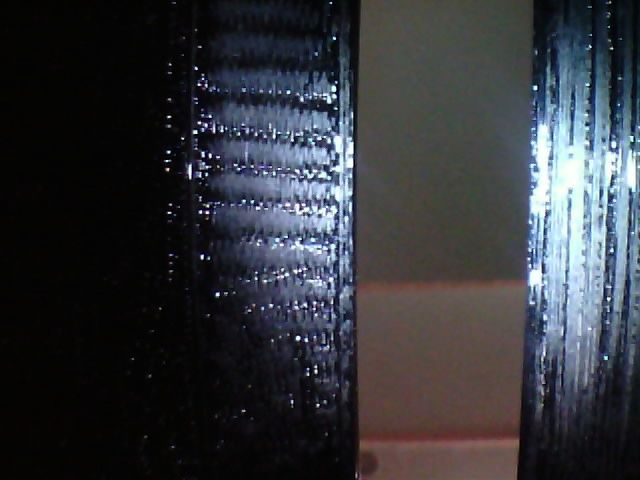
#> input picture src/captured_images/debug_original_20250106_011834.jpg, 640 x 480 px
$ python -i skeleton_converter.py   (imports and definitions only)
#> lines starting #> are read from the running program, lines starting #| are printed output that depends on the picture
import cv2
import numpy as np
import matplotlib.pyplot as plt

class SkeletonConverter:
    def __init__(self):
        self.kernel = np.ones((3, 3), np.uint8)

    def convert_to_skeleton(self, image):
        """
        Convert an image to its skeletal form.

        Args:
            image: numpy array of grayscale image

        Returns:
            skeleton: numpy array of skeletonized image
        """
        # Convert to binary if not already
        _, binary_image = cv2.threshold(image, 127, 255, cv2.THRESH_BINARY)

        # Create empty skeleton
        skeleton = np.zeros_like(binary_image)

        # Iterative skeletonization
        while True:
            eroded = cv2.erode(binary_image, self.kernel)
            dilated = cv2.dilate(eroded, self.kernel)
            skeleton_part = cv2.subtract(binary_image, dilated)
            skeleton = cv2.bitwise_or(skeleton, skeleton_part)
            binary_image = eroded

            if cv2.countNonZero(binary_image) == 0:
                break

        return skeleton

    def save_comparison(self, original, skeleton, output_path):
        """
        Save comparison of original and skeletonized images.

        Args:
            original: original image array
            skeleton: skeletonized image array
            output_path: path to save the comparison image
        """
        plt.figure(figsize=(10, 5))

        plt.subplot(1, 2, 1)
        plt.title('Original Image')
        plt.imshow(original, cmap='gray')

        plt.subplot(1, 2, 2)
        plt.title('Skeletonized Image')
        plt.imshow(skeleton, cmap='gray')

        plt.savefig(output_path)
        plt.close()

>>> import cv2
>>> picture = cv2.imread('../captured_images/debug_original_20250106_011834.jpg')
#> picture is the input picture: shape (480, 640, 3); mean B, G, R 58.4, 53.2, 50.9
>>> result = SkeletonConverter().convert_to_skeleton(picture)
#> in convert_to_skeleton, `_, binary_image = cv2.threshold(image, 127, 255, cv2.THRESH_BINARY)`:
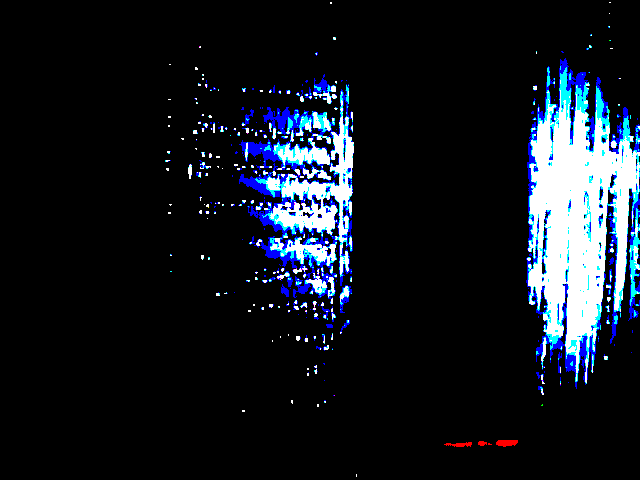
#> binary_image: shape (480, 640, 3); mean B, G, R 32.6, 24.9, 20.1
#> the loop in convert_to_skeleton, `while True:` made 1 pass
#> pass 1, in convert_to_skeleton, `eroded = cv2.erode(binary_image, self.kernel)`:
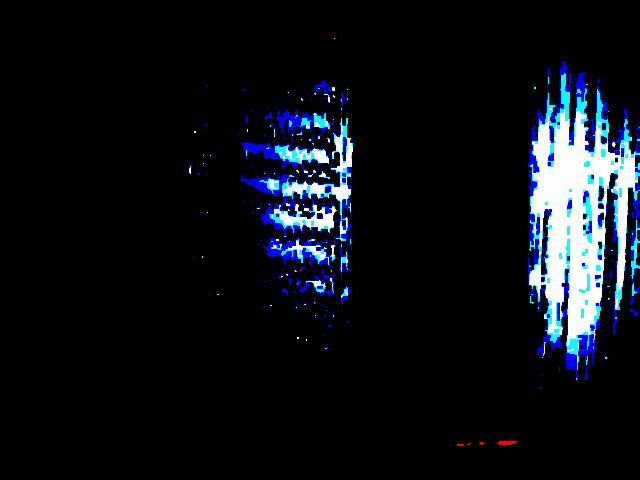
#> eroded: shape (480, 640, 3); mean B, G, R 24.1, 17.2, 12.7
#> pass 1, in convert_to_skeleton, `dilated = cv2.dilate(eroded, self.kernel)`:
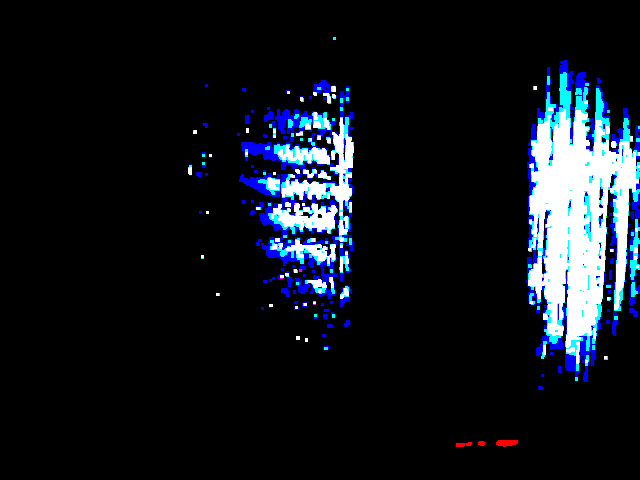
#> dilated: shape (480, 640, 3); mean B, G, R 30.5, 22.6, 17.6
#> pass 1, in convert_to_skeleton, `skeleton_part = cv2.subtract(binary_image, dilated)`:
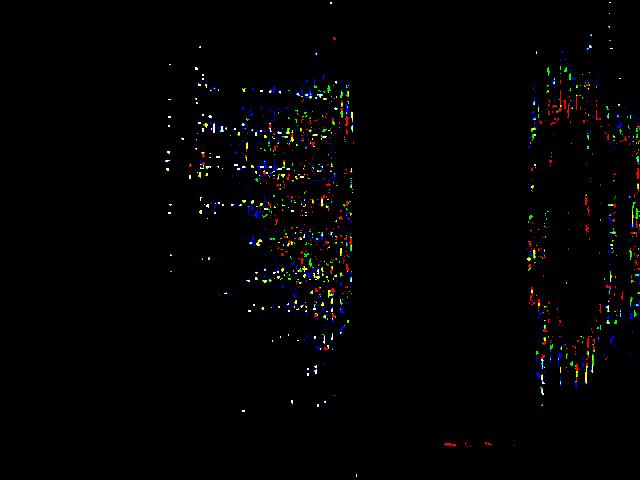
#> skeleton_part: shape (480, 640, 3); mean B, G, R 2.1, 2.3, 2.4
#> (the run stopped early here; a loop or call above may not have finished)
